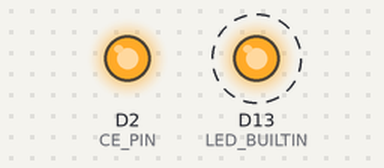
This sketch was run on a simulated Adafruit Feather M0. On the bench: output pins drawn as LEDs (lit = HIGH). Dashed ring = blinking. Pins used as bus, display or sensor lines are not drawn.

Above: at 1.6 s.
Timing chart, 0 to 5.7 s (numbered marks = the images above):
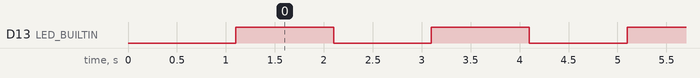

The sketch:

SetDownloadMode.ino
```cpp
#define CE_PIN 2
#define RST_PIN 4

void setup() {
  pinMode(LED_BUILTIN, OUTPUT);

  pinMode(CE_PIN, OUTPUT);
  pinMode(RST_PIN, OUTPUT);
  digitalWrite(CE_PIN, LOW);
  digitalWrite(RST_PIN, LOW);
  delay(1000);
  digitalWrite(CE_PIN, HIGH);
  delay(100);
  digitalWrite(RST_PIN, HIGH);
}

void loop() {
  digitalWrite(LED_BUILTIN, HIGH);  // turn the LED on (HIGH is the voltage level)
  delay(1000);                      // wait for a second
  digitalWrite(LED_BUILTIN, LOW);   // turn the LED off by making the voltage LOW
  delay(1000);
}
```

Measured:
- by itself, D13 (LED_BUILTIN): alternates HIGH for 1.0 s and LOW for 1.0 s
